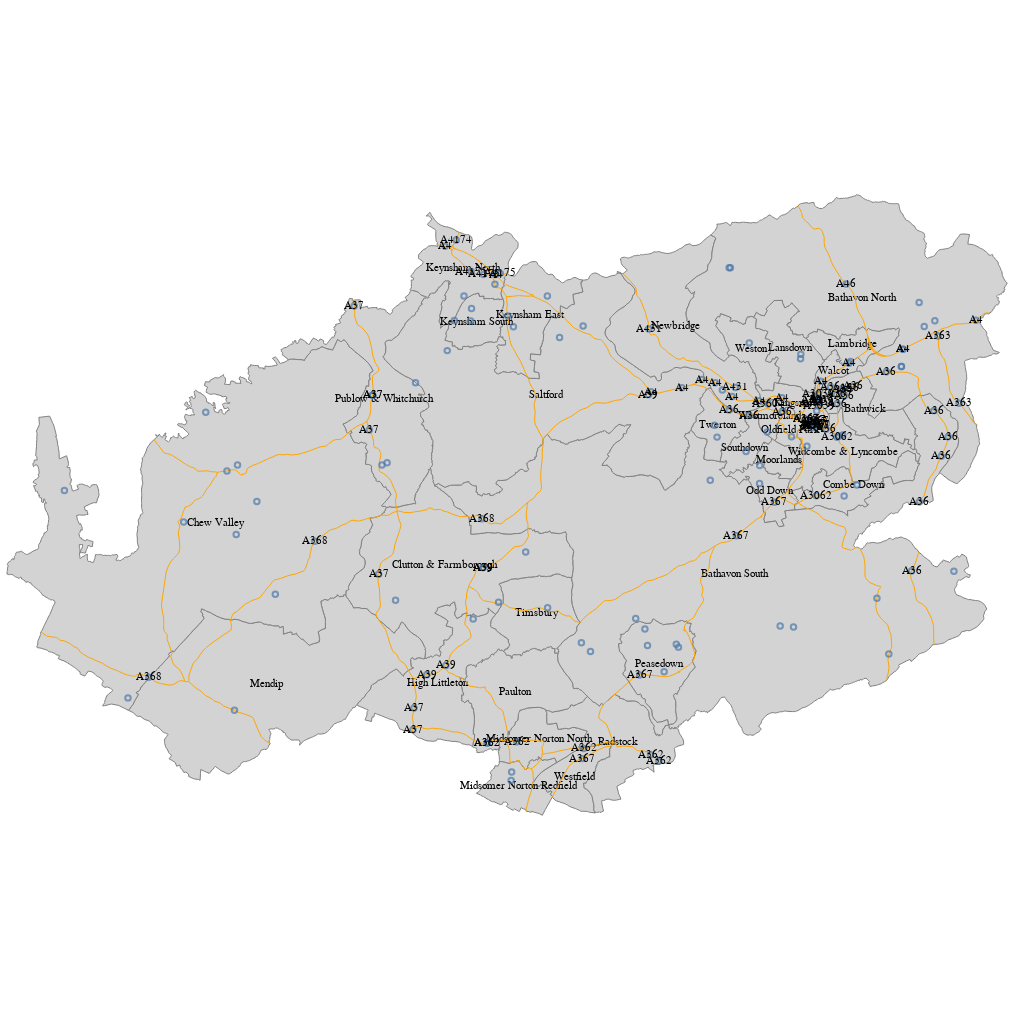

Source (notebook cell):
### Code cell
(
    wards_plot 
    + wards_labels 
    + banes_roads_plot 
#    + banes_roads_labels 
    + count_points_plot 
    + count_points_labels
)
